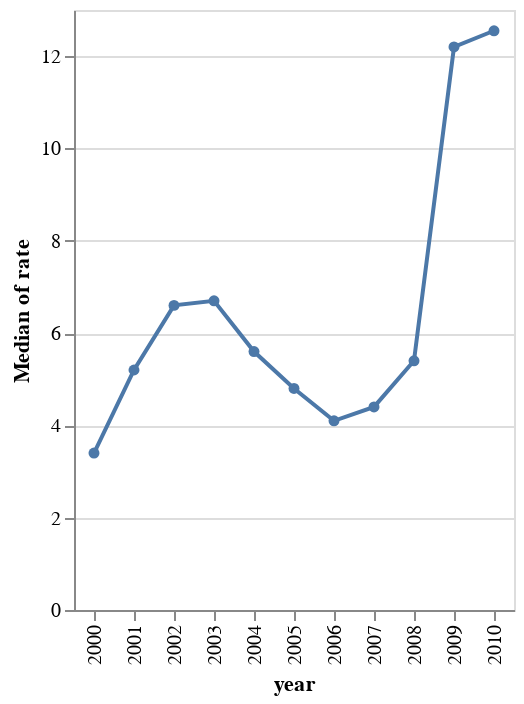

This figure's notebook cell:
### Code cell
make_chart(df_ind.get_group("Manufacturing"))

### Figure 1 — Vega-Lite specification as saved in the notebook (floating-point values rounded to 4 significant figures)
{"config": {"view": {"continuousWidth": 300, "continuousHeight": 300}}, "layer": [{"mark": {"type": "line"}, "encoding": {"tooltip": [{"field": "year", "type": "quantitative"}, {"aggregate": "median", "field": "rate", "type": "quantitative"}], "x": {"field": "year", "type": "nominal"}, "y": {"aggregate": "median", "field": "rate", "type": "quantitative"}}}, {"mark": {"type": "circle"}, "encoding": {"tooltip": [{"field": "year", "type": "quantitative"}, {"aggregate": "median", "field": "rate", "type": "quantitative"}], "x": {"field": "year", "type": "nominal"}, "y": {"aggregate": "median", "field": "rate", "type": "quantitative"}}}], "data": {"name": "data-2aab7d8b3d6718fb328cfe0778bafca5"}, "$schema": "https://vega.github.io/schema/vega-lite/v5.6.1.json", "datasets": {"data-2aab7d8b3d6718fb328cfe0778bafca5": [{"industry": "Manufacturing", "date": "2000-01-01T08:00:00+00:00", "rate": 3.6, "year": 2000}, {"industry": "Manufacturing", "date": "2000-02-01T08:00:00+00:00", "rate": 3.4, "year": 2000}, {"industry": "Manufacturing", "date": "2000-03-01T08:00:00+00:00", "rate": 3.6, "year": 2000}, {"industry": "Manufacturing", "date": "2000-04-01T08:00:00+00:00", "rate": 3.7, "year": 2000}, {"industry": "Manufacturing", "date": "2000-05-01T07:00:00+00:00", "rate": 3.4, "year": 2000}, {"industry": "Manufacturing", "date": "2000-06-01T07:00:00+00:00", "rate": 3.1, "year": 2000}, {"industry": "Manufacturing", "date": "2000-07-01T07:00:00+00:00", "rate": 3.6, "year": 2000}, {"industry": "Manufacturing", "date": "2000-08-01T07:00:00+00:00", "rate": 3.4, "year": 2000}, {"industry": "Manufacturing", "date": "2000-09-01T07:00:00+00:00", "rate": 3.4, "year": 2000}, {"industry": "Manufacturing", "date": "2000-10-01T07:00:00+00:00", "rate": 3.6, "year": 2000}, {"industry": "Manufacturing", "date": "2000-11-01T08:00:00+00:00", "rate": 3.4, "year": 2000}, {"industry": "Manufacturing", "date": "2000-12-01T08:00:00+00:00", "rate": 3.3, "year": 2000}, {"industry": "Manufacturing", "date": "2001-01-01T08:00:00+00:00", "rate": 4.6, "year": 2001}, {"industry": "Manufacturing", "date": "2001-02-01T08:00:00+00:00", "rate": 4.6, "year": 2001}, {"industry": "Manufacturing", "date": "2001-03-01T08:00:00+00:00", "rate": 4.9, "year": 2001}, {"industry": "Manufacturing", "date": "2001-04-01T08:00:00+00:00", "rate": 4.4, "year": 2001}, {"industry": "Manufacturing", "date": "2001-05-01T07:00:00+00:00", "rate": 4.7, "year": 2001}, {"industry": "Manufacturing", "date": "2001-06-01T07:00:00+00:00", "rate": 5.0, "year": 2001}, {"industry": "Manufacturing", "date": "2001-07-01T07:00:00+00:00", "rate": 5.6, "year": 2001}, {"industry": "Manufacturing", "date": "2001-08-01T07:00:00+00:00", "rate": 5.5, "year": 2001}, {"industry": "Manufacturing", "date": "2001-09-01T07:00:00+00:00", "rate": 5.4, "year": 2001}, {"industry": "Manufacturing", "date": "2001-10-01T07:00:00+00:00", "rate": 5.8, "year": 2001}, {"industry": "Manufacturing", "date": "2001-11-01T08:00:00+00:00", "rate": 6.0, "year": 2001}, {"industry": "Manufacturing", "date": "2001-12-01T08:00:00+00:00", "rate": 6.3, "year": 2001}, {"industry": "Manufacturing", "date": "2002-01-01T08:00:00+00:00", "rate": 7.4, "year": 2002}, {"industry": "Manufacturing", "date": "2002-02-01T08:00:00+00:00", "rate": 7.0, "year": 2002}, {"industry": "Manufacturing", "date": "2002-03-01T08:00:00+00:00", "rate": 7.3, "year": 2002}, {"industry": "Manufacturing", "date": "2002-04-01T08:00:00+00:00", "rate": 7.2, "year": 2002}, {"industry": "Manufacturing", "date": "2002-05-01T07:00:00+00:00", "rate": 6.6, "year": 2002}, {"industry": "Manufacturing", "date": "2002-06-01T07:00:00+00:00", "rate": 6.6, "year": 2002}, {"industry": "Manufacturing", "date": "2002-07-01T07:00:00+00:00", "rate": 6.6, "year": 2002}, {"industry": "Manufacturing", "date": "2002-08-01T07:00:00+00:00", "rate": 6.2, "year": 2002}, {"industry": "Manufacturing", "date": "2002-09-01T07:00:00+00:00", "rate": 6.1, "year": 2002}, {"industry": "Manufacturing", "date": "2002-10-01T07:00:00+00:00", "rate": 5.9, "year": 2002}, {"industry": "Manufacturing", "date": "2002-11-01T08:00:00+00:00", "rate": 6.3, "year": 2002}, {"industry": "Manufacturing", "date": "2002-12-01T08:00:00+00:00", "rate": 6.6, "year": 2002}, {"industry": "Manufacturing", "date": "2003-01-01T08:00:00+00:00", "rate": 7.2, "year": 2003}, {"industry": "Manufacturing", "date": "2003-02-01T08:00:00+00:00", "rate": 6.7, "year": 2003}, {"industry": "Manufacturing", "date": "2003-03-01T08:00:00+00:00", "rate": 6.8, "year": 2003}, {"industry": "Manufacturing", "date": "2003-04-01T08:00:00+00:00", "rate": 6.7, "year": 2003}, {"industry": "Manufacturing", "date": "2003-05-01T07:00:00+00:00", "rate": 6.5, "year": 2003}, {"industry": "Manufacturing", "date": "2003-06-01T07:00:00+00:00", "rate": 7.0, "year": 2003}, {"industry": "Manufacturing", "date": "2003-07-01T07:00:00+00:00", "rate": 6.9, "year": 2003}, {"industry": "Manufacturing", "date": "2003-08-01T07:00:00+00:00", "rate": 6.7, "year": 2003}, {"industry": "Manufacturing", "date": "2003-09-01T07:00:00+00:00", "rate": 6.8, "year": 2003}, {"industry": "Manufacturing", "date": "2003-10-01T07:00:00+00:00", "rate": 6.0, "year": 2003}, {"industry": "Manufacturing", "date": "2003-11-01T08:00:00+00:00", "rate": 5.9, "year": 2003}, {"industry": "Manufacturing", "date": "2003-12-01T08:00:00+00:00", "rate": 5.9, "year": 2003}, {"industry": "Manufacturing", "date": "2004-01-01T08:00:00+00:00", "rate": 6.4, "year": 2004}, {"industry": "Manufacturing", "date": "2004-02-01T08:00:00+00:00", "rate": 6.3, "year": 2004}, {"industry": "Manufacturing", "date": "2004-03-01T08:00:00+00:00", "rate": 6.3, "year": 2004}, {"industry": "Manufacturing", "date": "2004-04-01T08:00:00+00:00", "rate": 5.8, "year": 2004}, {"industry": "Manufacturing", "date": "2004-05-01T07:00:00+00:00", "rate": 5.6, "year": 2004}, {"industry": "Manufacturing", "date": "2004-06-01T07:00:00+00:00", "rate": 5.6, "year": 2004}, {"industry": "Manufacturing", "date": "2004-07-01T07:00:00+00:00", "rate": 6.0, "year": 2004}, {"industry": "Manufacturing", "date": "2004-08-01T07:00:00+00:00", "rate": 4.9, "year": 2004}, {"industry": "Manufacturing", "date": "2004-09-01T07:00:00+00:00", "rate": 5.0, "year": 2004}, {"industry": "Manufacturing", "date": "2004-10-01T07:00:00+00:00", "rate": 5.3, "year": 2004}, {"industry": "Manufacturing", "date": "2004-11-01T08:00:00+00:00", "rate": 5.4, "year": 2004}, {"industry": "Manufacturing", "date": "2004-12-01T08:00:00+00:00", "rate": 5.1, "year": 2004}, {"industry": "Manufacturing", "date": "2005-01-01T08:00:00+00:00", "rate": 5.3, "year": 2005}, {"industry": "Manufacturing", "date": "2005-02-01T08:00:00+00:00", "rate": 5.3, "year": 2005}, {"industry": "Manufacturing", "date": "2005-03-01T08:00:00+00:00", "rate": 5.3, "year": 2005}, {"industry": "Manufacturing", "date": "2005-04-01T08:00:00+00:00", "rate": 4.8, "year": 2005}, {"industry": "Manufacturing", "date": "2005-05-01T07:00:00+00:00", "rate": 4.5, "year": 2005}, {"industry": "Manufacturing", "date": "2005-06-01T07:00:00+00:00", "rate": 4.4, "year": 2005}, {"industry": "Manufacturing", "date": "2005-07-01T07:00:00+00:00", "rate": 5.3, "year": 2005}, {"industry": "Manufacturing", "date": "2005-08-01T07:00:00+00:00", "rate": 4.7, "year": 2005}, {"industry": "Manufacturing", "date": "2005-09-01T07:00:00+00:00", "rate": 4.7, "year": 2005}, {"industry": "Manufacturing", "date": "2005-10-01T07:00:00+00:00", "rate": 4.8, "year": 2005}, {"industry": "Manufacturing", "date": "2005-11-01T08:00:00+00:00", "rate": 4.9, "year": 2005}, {"industry": "Manufacturing", "date": "2005-12-01T08:00:00+00:00", "rate": 4.5, "year": 2005}, {"industry": "Manufacturing", "date": "2006-01-01T08:00:00+00:00", "rate": 4.6, "year": 2006}, {"industry": "Manufacturing", "date": "2006-02-01T08:00:00+00:00", "rate": 4.9, "year": 2006}, {"industry": "Manufacturing", "date": "2006-03-01T08:00:00+00:00", "rate": 4.1, "year": 2006}, {"industry": "Manufacturing", "date": "2006-04-01T08:00:00+00:00", "rate": 4.5, "year": 2006}, {"industry": "Manufacturing", "date": "2006-05-01T07:00:00+00:00", "rate": 4.1, "year": 2006}, {"industry": "Manufacturing", "date": "2006-06-01T07:00:00+00:00", "rate": 3.8, "year": 2006}, {"industry": "Manufacturing", "date": "2006-07-01T07:00:00+00:00", "rate": 4.4, "year": 2006}, {"industry": "Manufacturing", "date": "2006-08-01T07:00:00+00:00", "rate": 4.1, "year": 2006}, {"industry": "Manufacturing", "date": "2006-09-01T07:00:00+00:00", "rate": 3.8, "year": 2006}, {"industry": "Manufacturing", "date": "2006-10-01T07:00:00+00:00", "rate": 3.7, "year": 2006}, {"industry": "Manufacturing", "date": "2006-11-01T08:00:00+00:00", "rate": 4.3, "year": 2006}, {"industry": "Manufacturing", "date": "2006-12-01T08:00:00+00:00", "rate": 4.0, "year": 2006}, {"industry": "Manufacturing", "date": "2007-01-01T08:00:00+00:00", "rate": 4.6, "year": 2007}, {"industry": "Manufacturing", "date": "2007-02-01T08:00:00+00:00", "rate": 4.7, "year": 2007}, {"industry": "Manufacturing", "date": "2007-03-01T08:00:00+00:00", "rate": 4.5, "year": 2007}, {"industry": "Manufacturing", "date": "2007-04-01T07:00:00+00:00", "rate": 4.6, "year": 2007}, {"industry": "Manufacturing", "date": "2007-05-01T07:00:00+00:00", "rate": 3.9, "year": 2007}, {"industry": "Manufacturing", "date": "2007-06-01T07:00:00+00:00", "rate": 4.0, "year": 2007}, {"industry": "Manufacturing", "date": "2007-07-01T07:00:00+00:00", "rate": 3.7, "year": 2007}, {"industry": "Manufacturing", "date": "2007-08-01T07:00:00+00:00", "rate": 3.6, "year": 2007}, {"industry": "Manufacturing", "date": "2007-09-01T07:00:00+00:00", "rate": 4.1, "year": 2007}, {"industry": "Manufacturing", "date": "2007-10-01T07:00:00+00:00", "rate": 4.3, "year": 2007}, {"industry": "Manufacturing", "date": "2007-11-01T07:00:00+00:00", "rate": 4.5, "year": 2007}, {"industry": "Manufacturing", "date": "2007-12-01T08:00:00+00:00", "rate": 4.6, "year": 2007}, {"industry": "Manufacturing", "date": "2008-01-01T08:00:00+00:00", "rate": 5.1, "year": 2008}, {"industry": "Manufacturing", "date": "2008-02-01T08:00:00+00:00", "rate": 5.0, "year": 2008}, {"industry": "Manufacturing", "date": "2008-03-01T08:00:00+00:00", "rate": 5.0, "year": 2008}, {"industry": "Manufacturing", "date": "2008-04-01T07:00:00+00:00", "rate": 4.8, "year": 2008}, {"industry": "Manufacturing", "date": "2008-05-01T07:00:00+00:00", "rate": 5.3, "year": 2008}, {"industry": "Manufacturing", "date": "2008-06-01T07:00:00+00:00", "rate": 5.2, "year": 2008}, {"industry": "Manufacturing", "date": "2008-07-01T07:00:00+00:00", "rate": 5.5, "year": 2008}, {"industry": "Manufacturing", "date": "2008-08-01T07:00:00+00:00", "rate": 5.7, "year": 2008}, {"industry": "Manufacturing", "date": "2008-09-01T07:00:00+00:00", "rate": 6.0, "year": 2008}, {"industry": "Manufacturing", "date": "2008-10-01T07:00:00+00:00", "rate": 6.2, "year": 2008}, {"industry": "Manufacturing", "date": "2008-11-01T07:00:00+00:00", "rate": 7.0, "year": 2008}, {"industry": "Manufacturing", "date": "2008-12-01T08:00:00+00:00", "rate": 8.3, "year": 2008}, {"industry": "Manufacturing", "date": "2009-01-01T08:00:00+00:00", "rate": 10.9, "year": 2009}, {"industry": "Manufacturing", "date": "2009-02-01T08:00:00+00:00", "rate": 11.5, "year": 2009}, {"industry": "Manufacturing", "date": "2009-03-01T08:00:00+00:00", "rate": 12.2, "year": 2009}, {"industry": "Manufacturing", "date": "2009-04-01T07:00:00+00:00", "rate": 12.4, "year": 2009}, {"industry": "Manufacturing", "date": "2009-05-01T07:00:00+00:00", "rate": 12.6, "year": 2009}, {"industry": "Manufacturing", "date": "2009-06-01T07:00:00+00:00", "rate": 12.6, "year": 2009}, {"industry": "Manufacturing", "date": "2009-07-01T07:00:00+00:00", "rate": 12.4, "year": 2009}, {"industry": "Manufacturing", "date": "2009-08-01T07:00:00+00:00", "rate": 11.8, "year": 2009}, {"industry": "Manufacturing", "date": "2009-09-01T07:00:00+00:00", "rate": 11.9, "year": 2009}, {"industry": "Manufacturing", "date": "2009-10-01T07:00:00+00:00", "rate": 12.2, "year": 2009}, {"industry": "Manufacturing", "date": "2009-11-01T07:00:00+00:00", "rate": 12.5, "year": 2009}, {"industry": "Manufacturing", "date": "2009-12-01T08:00:00+00:00", "rate": 11.9, "year": 2009}, {"industry": "Manufacturing", "date": "2010-01-01T08:00:00+00:00", "rate": 13.0, "year": 2010}, {"industry": "Manufacturing", "date": "2010-02-01T08:00:00+00:00", "rate": 12.1, "year": 2010}]}}
